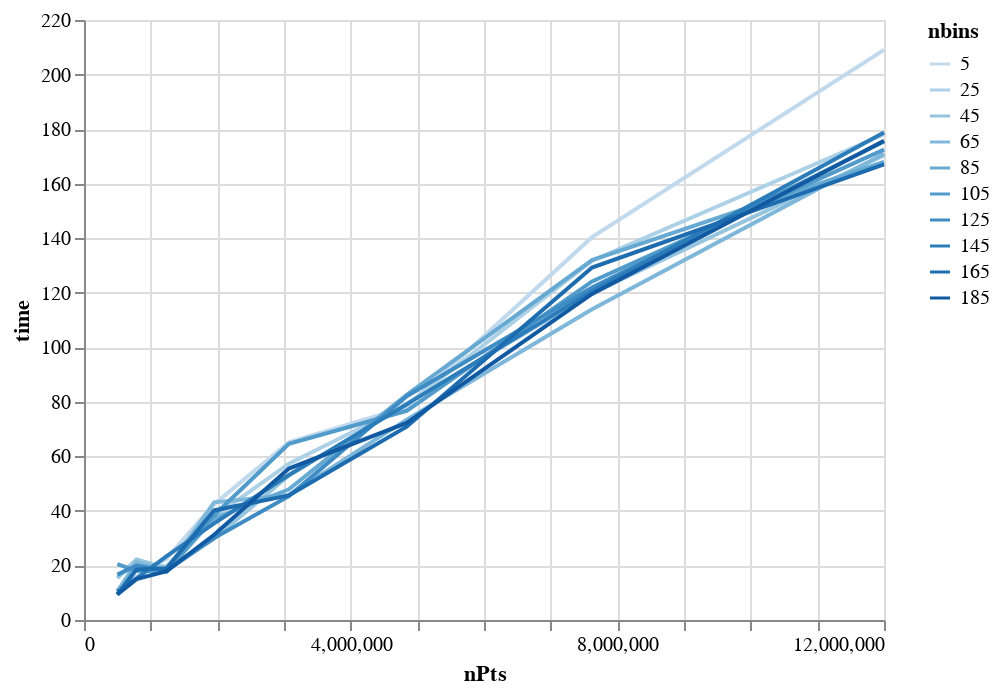

The cell this chart's notebook holds for it:
### Code cell
alt.Chart(df).mark_line().encode(
    y = "time",
    x = "nPts",
    color = alt.Color("nbins",type="ordinal")
)

### Figure 1 — Vega-Lite specification as saved in the notebook (floating-point values rounded to 4 significant figures)
{"config": {"view": {"continuousWidth": 400, "continuousHeight": 300}}, "data": {"name": "data-d80dc1df7e925e887dc3bea857bde398"}, "mark": "line", "encoding": {"color": {"type": "ordinal", "field": "nbins"}, "x": {"type": "quantitative", "field": "nPts"}, "y": {"type": "quantitative", "field": "time"}}, "$schema": "https://vega.github.io/schema/vega-lite/v4.8.1.json", "datasets": {"data-d80dc1df7e925e887dc3bea857bde398": [{"nPts": 499999, "mark": "histogram", "time": 11.16, "nbins": 5}, {"nPts": 499999, "mark": "histogram", "time": 10.66, "nbins": 25}, {"nPts": 499999, "mark": "histogram", "time": 15.35, "nbins": 45}, {"nPts": 499999, "mark": "histogram", "time": 10.48, "nbins": 65}, {"nPts": 499999, "mark": "histogram", "time": 9.31, "nbins": 85}, {"nPts": 499999, "mark": "histogram", "time": 20.47, "nbins": 105}, {"nPts": 499999, "mark": "histogram", "time": 16.66, "nbins": 125}, {"nPts": 499999, "mark": "histogram", "time": 10.3, "nbins": 145}, {"nPts": 499999, "mark": "histogram", "time": 9.362, "nbins": 165}, {"nPts": 499999, "mark": "histogram", "time": 9.348, "nbins": 185}, {"nPts": 787305, "mark": "histogram", "time": 15.89, "nbins": 5}, {"nPts": 787305, "mark": "histogram", "time": 18.99, "nbins": 25}, {"nPts": 787305, "mark": "histogram", "time": 22.18, "nbins": 45}, {"nPts": 787305, "mark": "histogram", "time": 21.13, "nbins": 65}, {"nPts": 787305, "mark": "histogram", "time": 19.7, "nbins": 85}, {"nPts": 787305, "mark": "histogram", "time": 18.04, "nbins": 105}, {"nPts": 787305, "mark": "histogram", "time": 19.91, "nbins": 125}, {"nPts": 787305, "mark": "histogram", "time": 15.22, "nbins": 145}, {"nPts": 787305, "mark": "histogram", "time": 18.53, "nbins": 165}, {"nPts": 787305, "mark": "histogram", "time": 14.97, "nbins": 185}, {"nPts": 1239698, "mark": "histogram", "time": 22.52, "nbins": 5}, {"nPts": 1239698, "mark": "histogram", "time": 19.76, "nbins": 25}, {"nPts": 1239698, "mark": "histogram", "time": 19.0, "nbins": 45}, {"nPts": 1239698, "mark": "histogram", "time": 18.21, "nbins": 65}, {"nPts": 1239698, "mark": "histogram", "time": 17.92, "nbins": 85}, {"nPts": 1239698, "mark": "histogram", "time": 17.73, "nbins": 105}, {"nPts": 1239698, "mark": "histogram", "time": 18.1, "nbins": 125}, {"nPts": 1239698, "mark": "histogram", "time": 23.44, "nbins": 145}, {"nPts": 1239698, "mark": "histogram", "time": 18.98, "nbins": 165}, {"nPts": 1239698, "mark": "histogram", "time": 17.93, "nbins": 185}, {"nPts": 1952041, "mark": "histogram", "time": 42.49, "nbins": 5}, {"nPts": 1952041, "mark": "histogram", "time": 37.81, "nbins": 25}, {"nPts": 1952041, "mark": "histogram", "time": 29.87, "nbins": 45}, {"nPts": 1952041, "mark": "histogram", "time": 43.14, "nbins": 65}, {"nPts": 1952041, "mark": "histogram", "time": 37.27, "nbins": 85}, {"nPts": 1952041, "mark": "histogram", "time": 38.41, "nbins": 105}, {"nPts": 1952041, "mark": "histogram", "time": 30.07, "nbins": 125}, {"nPts": 1952041, "mark": "histogram", "time": 35.43, "nbins": 145}, {"nPts": 1952041, "mark": "histogram", "time": 40.18, "nbins": 165}, {"nPts": 1952041, "mark": "histogram", "time": 31.25, "nbins": 185}, {"nPts": 3073704, "mark": "histogram", "time": 65.14, "nbins": 5}, {"nPts": 3073704, "mark": "histogram", "time": 57.31, "nbins": 25}, {"nPts": 3073704, "mark": "histogram", "time": 52.98, "nbins": 45}, {"nPts": 3073704, "mark": "histogram", "time": 45.85, "nbins": 65}, {"nPts": 3073704, "mark": "histogram", "time": 47.91, "nbins": 85}, {"nPts": 3073704, "mark": "histogram", "time": 64.61, "nbins": 105}, {"nPts": 3073704, "mark": "histogram", "time": 45.41, "nbins": 125}, {"nPts": 3073704, "mark": "histogram", "time": 53.15, "nbins": 145}, {"nPts": 3073704, "mark": "histogram", "time": 45.71, "nbins": 165}, {"nPts": 3073704, "mark": "histogram", "time": 55.53, "nbins": 185}, {"nPts": 4839886, "mark": "histogram", "time": 78.15, "nbins": 5}, {"nPts": 4839886, "mark": "histogram", "time": 78.86, "nbins": 25}, {"nPts": 4839886, "mark": "histogram", "time": 79.35, "nbins": 45}, {"nPts": 4839886, "mark": "histogram", "time": 73.45, "nbins": 65}, {"nPts": 4839886, "mark": "histogram", "time": 82.55, "nbins": 85}, {"nPts": 4839886, "mark": "histogram", "time": 76.71, "nbins": 105}, {"nPts": 4839886, "mark": "histogram", "time": 82.07, "nbins": 125}, {"nPts": 4839886, "mark": "histogram", "time": 79.07, "nbins": 145}, {"nPts": 4839886, "mark": "histogram", "time": 70.86, "nbins": 165}, {"nPts": 4839886, "mark": "histogram", "time": 72.26, "nbins": 185}, {"nPts": 7620934, "mark": "histogram", "time": 140.4, "nbins": 5}, {"nPts": 7620934, "mark": "histogram", "time": 131.8, "nbins": 25}, {"nPts": 7620934, "mark": "histogram", "time": 119.8, "nbins": 45}, {"nPts": 7620934, "mark": "histogram", "time": 113.9, "nbins": 65}, {"nPts": 7620934, "mark": "histogram", "time": 132.0, "nbins": 85}, {"nPts": 7620934, "mark": "histogram", "time": 124.1, "nbins": 105}, {"nPts": 7620934, "mark": "histogram", "time": 121.9, "nbins": 125}, {"nPts": 7620934, "mark": "histogram", "time": 120.5, "nbins": 145}, {"nPts": 7620934, "mark": "histogram", "time": 129.2, "nbins": 165}, {"nPts": 7620934, "mark": "histogram", "time": 119.6, "nbins": 185}, {"nPts": 12000000, "mark": "histogram", "time": 209.0, "nbins": 5}, {"nPts": 12000000, "mark": "histogram", "time": 178.1, "nbins": 25}, {"nPts": 12000000, "mark": "histogram", "time": 170.5, "nbins": 45}, {"nPts": 12000000, "mark": "histogram", "time": 170.9, "nbins": 65}, {"nPts": 12000000, "mark": "histogram", "time": 168.0, "nbins": 85}, {"nPts": 12000000, "mark": "histogram", "time": 172.5, "nbins": 105}, {"nPts": 12000000, "mark": "histogram", "time": 175.4, "nbins": 125}, {"nPts": 12000000, "mark": "histogram", "time": 178.7, "nbins": 145}, {"nPts": 12000000, "mark": "histogram", "time": 167.0, "nbins": 165}, {"nPts": 12000000, "mark": "histogram", "time": 175.7, "nbins": 185}]}}
